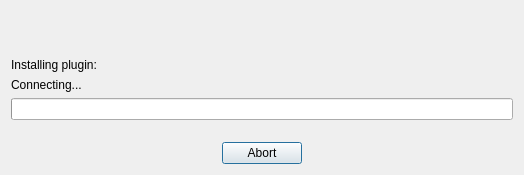
<ui version="4.0" >
 <author>Borys Jurgiel</author>
 <class>QgsPluginInstallerInstallingDialogBase</class>
 <widget class="QDialog" name="QgsPluginInstallerInstallingDialogBase" >
  <property name="geometry" >
   <rect>
    <x>0</x>
    <y>0</y>
    <width>520</width>
    <height>175</height>
   </rect>
  </property>
  <property name="windowTitle" >
   <string>QGIS Python Plugin Installer</string>
  </property>
  <property name="windowIcon" >
   <iconset resource="resources.qrc" >:/plugins/installer/qgis-icon.png</iconset>
  </property>
  <layout class="QGridLayout" >
   <item row="0" column="0" >
    <spacer>
     <property name="orientation" >
      <enum>Qt::Vertical</enum>
     </property>
     <property name="sizeType" >
      <enum>QSizePolicy::MinimumExpanding</enum>
     </property>
     <property name="sizeHint" >
      <size>
       <width>502</width>
       <height>16</height>
      </size>
     </property>
    </spacer>
   </item>
   <item row="1" column="0" >
    <layout class="QHBoxLayout" >
     <item>
      <widget class="QLabel" name="label" >
       <property name="text" >
        <string>Installing plugin:</string>
       </property>
      </widget>
     </item>
     <item>
      <widget class="QLabel" name="labelName" >
       <property name="sizePolicy" >
        <sizepolicy vsizetype="Preferred" hsizetype="Expanding" >
         <horstretch>0</horstretch>
         <verstretch>0</verstretch>
        </sizepolicy>
       </property>
       <property name="text" >
        <string/>
       </property>
      </widget>
     </item>
    </layout>
   </item>
   <item row="2" column="0" >
    <widget class="QLabel" name="labelState" >
     <property name="text" >
      <string>Connecting...</string>
     </property>
    </widget>
   </item>
   <item row="3" column="0" >
    <widget class="QProgressBar" name="progressBar" >
     <property name="maximum" >
      <number>100</number>
     </property>
     <property name="value" >
      <number>0</number>
     </property>
     <property name="alignment" >
      <set>Qt::AlignHCenter</set>
     </property>
     <property name="textDirection" >
      <enum>QProgressBar::TopToBottom</enum>
     </property>
     <property name="format" >
      <string/>
     </property>
    </widget>
   </item>
   <item row="4" column="0" >
    <spacer>
     <property name="orientation" >
      <enum>Qt::Vertical</enum>
     </property>
     <property name="sizeType" >
      <enum>QSizePolicy::Fixed</enum>
     </property>
     <property name="sizeHint" >
      <size>
       <width>502</width>
       <height>16</height>
      </size>
     </property>
    </spacer>
   </item>
   <item row="5" column="0" >
    <widget class="QDialogButtonBox" name="buttonBox" >
     <property name="focusPolicy" >
      <enum>Qt::NoFocus</enum>
     </property>
     <property name="contextMenuPolicy" >
      <enum>Qt::NoContextMenu</enum>
     </property>
     <property name="standardButtons" >
      <set>QDialogButtonBox::Abort</set>
     </property>
     <property name="centerButtons" >
      <bool>true</bool>
     </property>
    </widget>
   </item>
  </layout>
 </widget>
 <resources>
  <include location="resources.qrc" />
 </resources>
 <connections/>
</ui>
